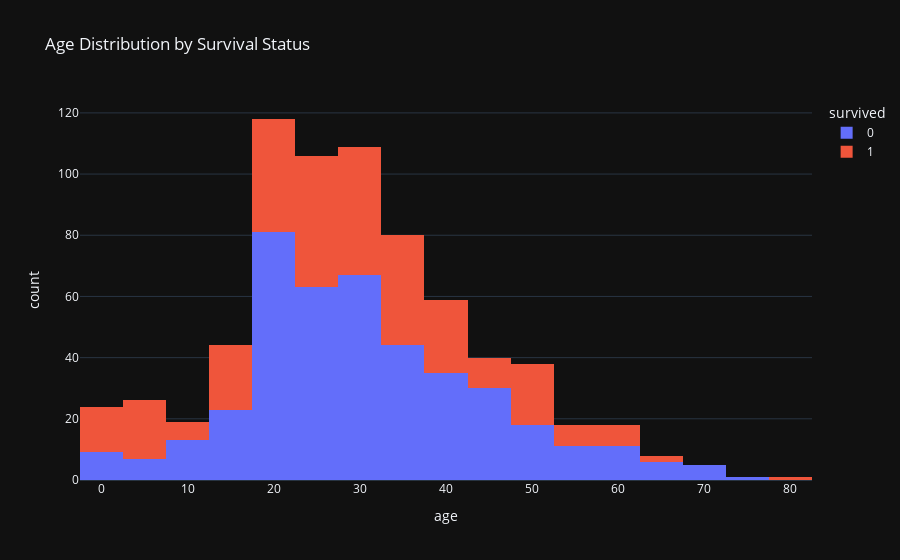

The notebook cell saved with this chart:
### Code cell
px.histogram(df, x='age', nbins=30, color='survived',
             title='Age Distribution by Survival Status',
             template='plotly_dark')

### Figure 1 — Plotly figure (JSON) as saved in the notebook; plotly's stock layout.template omitted (floating-point values rounded to 4 significant figures; data arrays with more than 128 entries replaced by an {"elided": "..."} marker saying what was removed)
{"data": [{"bingroup": "x", "hovertemplate": "survived=0<br>age=%{x}<br>count=%{y}<extra></extra>", "legendgroup": "0", "marker": {"color": "#636efa", "pattern": {"shape": ""}}, "name": "0", "nbinsx": 30, "orientation": "v", "showlegend": true, "type": "histogram", "x": {"elided": "549 float values"}, "xaxis": "x", "yaxis": "y"}, {"bingroup": "x", "hovertemplate": "survived=1<br>age=%{x}<br>count=%{y}<extra></extra>", "legendgroup": "1", "marker": {"color": "#EF553B", "pattern": {"shape": ""}}, "name": "1", "nbinsx": 30, "orientation": "v", "showlegend": true, "type": "histogram", "x": {"elided": "342 float values"}, "xaxis": "x", "yaxis": "y"}], "layout": {"barmode": "relative", "legend": {"title": {"text": "survived"}, "tracegroupgap": 0}, "title": {"text": "Age Distribution by Survival Status"}, "xaxis": {"anchor": "y", "domain": [0, 1], "title": {"text": "age"}}, "yaxis": {"anchor": "x", "domain": [0, 1], "title": {"text": "count"}}}}
